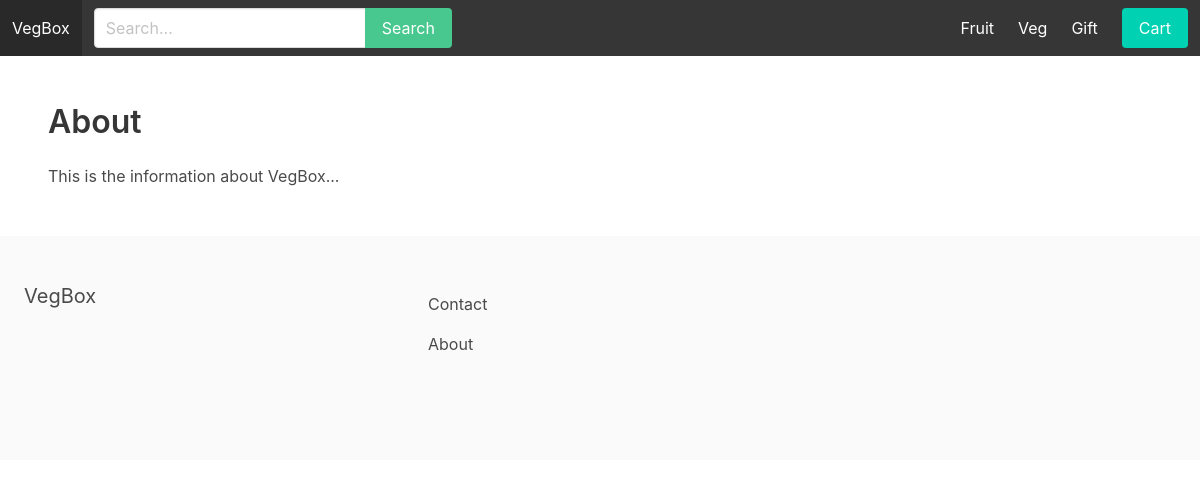
The page /about/ on the database its author committed.
### apps/store/models.py (models this page shows, shortened)
class Category(models.Model):
    title = models.CharField(max_length=255)
    slug = models.SlugField(max_length=255)
    ordering = models.IntegerField(default=0)
    is_featured = models.BooleanField(default=False)
    class Meta:
        verbose_name_plural = 'Categories'
        ordering = ('ordering',)

### apps/core/views.py (the view)
# urls.py: path('about/', about, name='about'),
def about(request):
    return render(request, 'about.html')

### apps/store/context_processors.py (called while the page is built)
def menu_categories(request):
    categories = Category.objects.all()
    return {'menu_categories': categories}

### apps/core/templates/about.html (shortened to what this page needs)
{% extends 'base.html' %}
{% block content %}
    <h1 class="title">About</h1>
    <p>
        This is the information about VegBox...
    </p>
{% endblock %}

### apps/core/templates/base.html (shortened to what this page needs)
{% load static %}
<!DOCTYPE html>
<html>
	<head>
		<link rel="stylesheet" href="https://cdn.jsdelivr.net/npm/bulma@0.9.0/css/bulma.min.css">
		<link rel="stylesheet" href="#">
	</head>
	<body>
		<nav class="navbar is-dark" id="navbarapp">
			<div class="navbar-brand">
				<a class="navbar-item" href="{% url 'frontpage' %}">VegBox</a>
			</div>
            <div id="main-navbar" class="navbar-menu">
				<div class="navbar-start">
					<div class="navbar-item">
						<form method="get" action="#">
							<div class="field has-addons">
								<div class="control">
									<input type="text" class="input" placeholder="Search..." name="query">
								</div>
								<div class="control">
									<button class="button is-success">Search</button>
								</div>
							</div>
						</form>
					</div>
				</div>
				<div class="navbar-end">
				{% for category in menu_categories %}
						<a href="{% url 'category_detail' category.slug %}" class="navbar-item">{{ category.title }}</a>
				{% endfor %}
				<div class="navbar-item">
					<a href="{% url 'cart_detail' %}" class="button is-primary">Cart</a>
				</div>
		</nav>
		<section class="section">
			{% block content %}
            {% endblock %}
		</section>
		<footer class="footer">
			<div class="columns">
				<div class="column is-4">
					<h2 class="subtitle">VegBox</h2>
				</div>
				<div class="column is-8">
					<a href="{% url 'contact' %}" class="navbar-item">Contact</a>
					<a href="{% url 'about' %}" class="navbar-item">About</a>
				</div>
			</div>
		</footer>
	</body>
</html>

### rows shown on the page
Category: title "Fruit"
Category: title "Veg"
Category: title "Gift"
